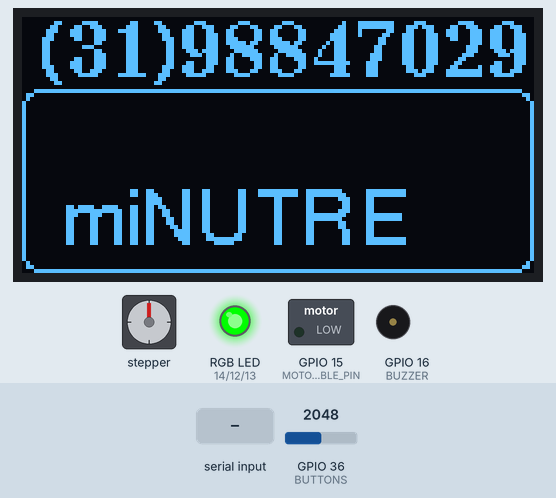
This sketch was run on a simulated ESP32. Parts: 128×64 one-colour display, stepper motor, switched loads named in the sketch (green lamp = pin HIGH), an RGB LED mixed from three pins (HIGH = lit), buzzer (waves = sounding). Inputs (shaded band) come from the test bench; at power-on: GPIO 36 (BUTTONS) = 2048. Stepper angles assume 200 steps per turn; what the sketch prints to the serial monitor is not drawn.

Above: at 14.6 s.
14.7 s: GPIO 36 (BUTTONS) set to 238
16.2 s: GPIO 36 (BUTTONS) set to 212
At 16.3 s:
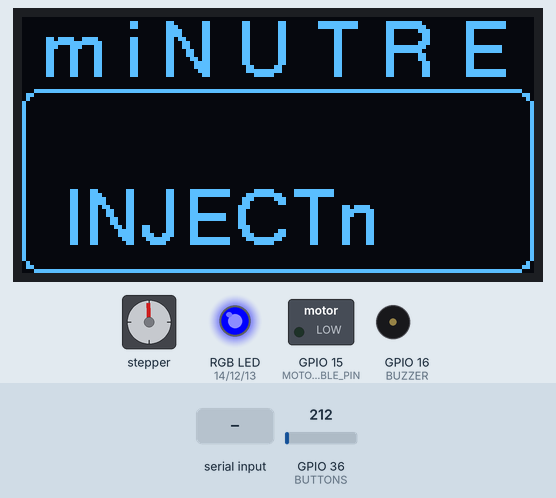
17.9 s: "TF" received over Serial
At 18.16 s:
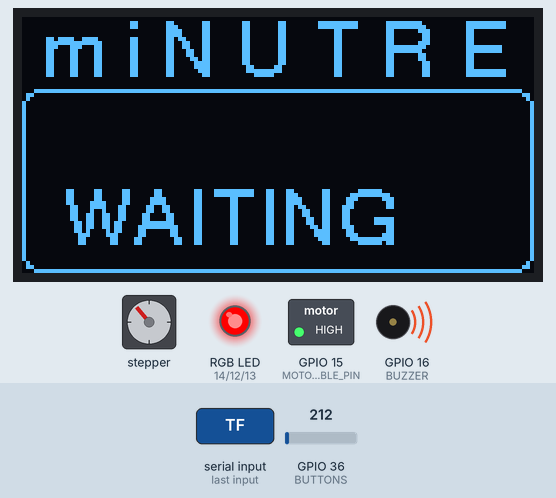
20.1 s: GPIO 36 (BUTTONS) set to 540
At 20.52 s:
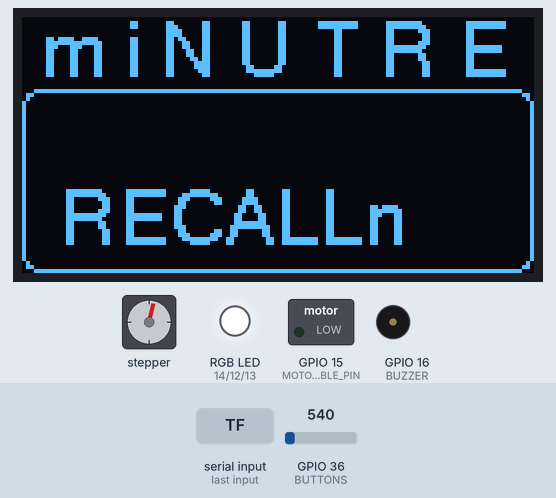
22.7 s: "TO" received over Serial
Timing chart, 0 to 29.1 s (numbered marks = the images above; inputs shaded):
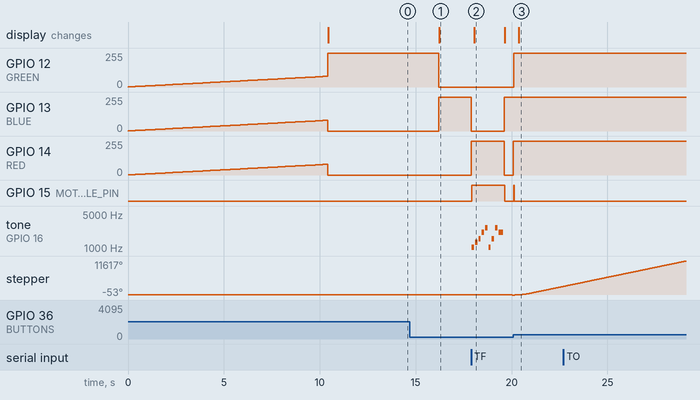

The sketch:

miNutre_Codigo_esp_mottor.ino
```cpp
//  MAQUINA INJETORA DE DIETA VIA SERINGA 60ML

// 10-03-2019
// VERSAO 1.1.0
//mar 2021

#include <AccelStepper.h>
#include <U8g2lib.h>
U8G2_SSD1306_128X64_NONAME_F_HW_I2C u8g2(U8G2_R0, /* reset=*/ U8X8_PIN_NONE, /* clock=*/ 5, /* data=*/ 4);   // ESP32 Thing, HW I2C with pin remapping

const uint8_t logo[] PROGMEM = {
  0x00, 0x00, 0x00, 0x00, 0x00, 0x00, 0x00, 0x00, 0x00, 0x00, 0x00, 0x00, 0x00, 0x00, 0x00, 0x00,
  0x00, 0x00, 0x00, 0x00, 0x00, 0x00, 0x00, 0x00, 0x00, 0x00, 0x00, 0x00, 0x00, 0x00, 0x00, 0x00,
  0x00, 0x00, 0x00, 0x00, 0x00, 0x00, 0x00, 0x00, 0x00, 0x00, 0x00, 0x00, 0x00, 0x00, 0x00, 0x00,
  0x03, 0xff, 0xff, 0xff, 0xff, 0xff, 0xff, 0xff, 0xff, 0xff, 0xff, 0xff, 0xff, 0xff, 0xff, 0xc0,
  0x07, 0xff, 0xff, 0xff, 0xff, 0xff, 0xff, 0xff, 0xff, 0xff, 0xff, 0xff, 0xff, 0xff, 0xff, 0xe0,
  0x07, 0xff, 0xff, 0xff, 0xff, 0xff, 0xff, 0xff, 0xff, 0xff, 0xff, 0xff, 0xff, 0xff, 0xff, 0xe0,
  0x07, 0x00, 0x00, 0x00, 0x00, 0x00, 0x00, 0x00, 0x00, 0x00, 0x00, 0x00, 0x00, 0x00, 0x00, 0x60,
  0x07, 0x00, 0x00, 0x00, 0x00, 0x00, 0x00, 0x00, 0x00, 0x00, 0x00, 0x00, 0x00, 0x00, 0x00, 0x60,
  0x07, 0x00, 0x00, 0x00, 0x00, 0x00, 0x00, 0x00, 0x00, 0x00, 0x00, 0x00, 0x00, 0x00, 0x00, 0x60,
  0x07, 0x00, 0x00, 0x00, 0x00, 0x00, 0x00, 0x00, 0x00, 0x00, 0x00, 0x00, 0x00, 0x00, 0x00, 0x60,
  0x07, 0x00, 0x00, 0x00, 0x00, 0x00, 0x00, 0x00, 0x00, 0x00, 0x00, 0x00, 0x00, 0x00, 0x00, 0x60,
  0x07, 0x00, 0x00, 0x00, 0x00, 0x00, 0x00, 0x00, 0x00, 0x00, 0x00, 0x00, 0x00, 0x00, 0x00, 0x60,
  0x07, 0x00, 0x00, 0x00, 0x00, 0x00, 0x01, 0xfc, 0x00, 0x00, 0x3c, 0x00, 0x00, 0x00, 0x00, 0x60,
  0x07, 0x00, 0x00, 0x00, 0x00, 0x00, 0x1f, 0xfc, 0x00, 0x01, 0xfe, 0x00, 0x00, 0x00, 0x00, 0x60,
  0x07, 0x00, 0x00, 0x00, 0x00, 0x01, 0xff, 0xff, 0xc0, 0x1f, 0xfc, 0x00, 0x00, 0x00, 0x00, 0x60,
  0x07, 0x00, 0x00, 0x00, 0x00, 0x0f, 0xff, 0xff, 0xe0, 0xff, 0xf8, 0x00, 0x00, 0x00, 0x00, 0x60,
  0x07, 0x00, 0x00, 0x00, 0x00, 0xff, 0xff, 0xff, 0xef, 0xff, 0xc0, 0x00, 0x00, 0x00, 0x00, 0x60,
  0x07, 0x00, 0x00, 0xe0, 0x07, 0xff, 0xff, 0xff, 0xff, 0xfc, 0x00, 0x00, 0x00, 0x00, 0x00, 0x60,
  0x07, 0x00, 0x01, 0xf0, 0x3f, 0xff, 0xff, 0xff, 0xff, 0xe0, 0x00, 0x00, 0x1f, 0x00, 0x00, 0x60,
  0x07, 0x00, 0x01, 0xf3, 0xff, 0xff, 0xff, 0xff, 0xfe, 0x00, 0x00, 0x00, 0x60, 0x80, 0x00, 0x60,
  0x07, 0x00, 0x01, 0xff, 0xff, 0xff, 0xff, 0xff, 0xf0, 0x00, 0x00, 0x00, 0xc0, 0x40, 0x00, 0x60,
  0x07, 0x00, 0x01, 0xff, 0xff, 0xff, 0xff, 0xff, 0xf0, 0x00, 0x00, 0x00, 0x9e, 0x20, 0x00, 0x60,
  0x07, 0x00, 0x00, 0xff, 0xff, 0xff, 0xff, 0xff, 0xf0, 0x00, 0x00, 0x01, 0x11, 0x10, 0x00, 0x60,
  0x07, 0x00, 0x00, 0xff, 0xff, 0xff, 0xff, 0xff, 0xf0, 0x00, 0x00, 0x01, 0x11, 0x10, 0x00, 0x60,
  0x07, 0x08, 0x00, 0xff, 0xff, 0xff, 0xff, 0xff, 0xc0, 0x00, 0x00, 0x01, 0x1e, 0x10, 0x00, 0x60,
  0x07, 0x1e, 0x03, 0xff, 0xff, 0xff, 0xff, 0xff, 0xc0, 0x00, 0x00, 0x01, 0x12, 0x10, 0x00, 0x60,
  0x07, 0x3e, 0x3f, 0xff, 0xff, 0xff, 0xff, 0xff, 0xc0, 0x00, 0x00, 0x01, 0x13, 0x10, 0x00, 0x60,
  0x07, 0x3f, 0xff, 0xff, 0xff, 0xff, 0xff, 0xff, 0x80, 0x00, 0x00, 0x00, 0x91, 0x20, 0x00, 0x60,
  0x07, 0x3f, 0xff, 0xff, 0xff, 0xff, 0xff, 0xff, 0x00, 0x00, 0x00, 0x00, 0xc0, 0x60, 0x00, 0x60,
  0x07, 0x1f, 0xff, 0xff, 0xff, 0xff, 0xff, 0xfc, 0x00, 0x00, 0x00, 0x00, 0x60, 0x80, 0x00, 0x60,
  0x07, 0x1f, 0xff, 0xff, 0xff, 0xff, 0xff, 0xc0, 0x00, 0x00, 0x00, 0x00, 0x1f, 0x00, 0x00, 0x60,
  0x07, 0x1f, 0xff, 0xff, 0xff, 0xff, 0xfe, 0x00, 0x00, 0xc0, 0x00, 0x00, 0x00, 0x00, 0x00, 0x60,
  0x07, 0x1f, 0xff, 0xff, 0xff, 0xff, 0xe0, 0x00, 0x03, 0xc0, 0x00, 0x00, 0x00, 0x00, 0x00, 0x60,
  0x07, 0x1f, 0xff, 0xff, 0xff, 0xff, 0x00, 0x00, 0x0f, 0xc0, 0x00, 0x00, 0x00, 0x00, 0x00, 0x60,
  0x07, 0x0f, 0xff, 0xff, 0xff, 0xf0, 0x00, 0x00, 0x3f, 0xc0, 0x00, 0x00, 0x00, 0x00, 0x00, 0x60,
  0x07, 0x0f, 0xff, 0xdf, 0xff, 0x00, 0x00, 0x00, 0x7f, 0xc0, 0x00, 0x00, 0x00, 0x00, 0x00, 0x60,
  0x07, 0x0f, 0xfe, 0x1f, 0xf0, 0x00, 0x00, 0x00, 0x7f, 0xc0, 0x00, 0x00, 0x00, 0x00, 0x00, 0x60,
  0x07, 0x07, 0xe0, 0x0f, 0xc0, 0x00, 0x00, 0x00, 0xff, 0xc0, 0x00, 0x00, 0x00, 0x00, 0x00, 0x60,
  0x07, 0x07, 0xe0, 0x0f, 0xc0, 0x00, 0x00, 0x00, 0xff, 0xc0, 0x00, 0x00, 0x00, 0x00, 0x00, 0x60,
  0x07, 0x07, 0xe0, 0x0f, 0xc0, 0x00, 0x00, 0x00, 0xff, 0xc0, 0x00, 0x00, 0x00, 0x00, 0x00, 0x60,
  0x07, 0x03, 0xc0, 0x07, 0x80, 0x00, 0x00, 0x00, 0xff, 0xc0, 0x00, 0x00, 0x00, 0x00, 0x00, 0x60,
  0x07, 0x01, 0x80, 0x01, 0x00, 0x00, 0x00, 0x00, 0x7f, 0x80, 0x00, 0x00, 0x00, 0x00, 0x00, 0x60,
  0x07, 0x00, 0x00, 0x00, 0x00, 0x00, 0x00, 0x60, 0x3f, 0x00, 0x00, 0x00, 0x00, 0x00, 0x00, 0x60,
  0x07, 0x00, 0x00, 0x00, 0x00, 0x00, 0x01, 0xe0, 0x1e, 0x00, 0x00, 0x00, 0x00, 0x00, 0x00, 0x60,
  0x07, 0x00, 0x00, 0x00, 0x00, 0x00, 0x07, 0xe0, 0x00, 0x06, 0xe3, 0x63, 0x7e, 0xf9, 0xf0, 0x60,
  0x07, 0x00, 0x00, 0x00, 0x00, 0x00, 0x0f, 0xe0, 0x00, 0x06, 0xe3, 0x63, 0x7e, 0xf9, 0xf0, 0x60,
  0x07, 0x00, 0x00, 0x00, 0x00, 0x00, 0x1f, 0xe0, 0x00, 0x00, 0xf3, 0x63, 0x18, 0xdd, 0x80, 0x60,
  0x07, 0x00, 0x00, 0x00, 0x00, 0x00, 0x3f, 0xf0, 0x1f, 0xe6, 0xfb, 0x63, 0x18, 0xdd, 0xf0, 0x60,
  0x07, 0x00, 0x00, 0x00, 0x00, 0x00, 0x3f, 0xf0, 0x1f, 0xf6, 0xdb, 0x63, 0x18, 0xf9, 0xf0, 0x60,
  0x07, 0x00, 0x00, 0x00, 0x00, 0x00, 0x3f, 0xf0, 0x1b, 0x36, 0xcf, 0x63, 0x18, 0xf1, 0x80, 0x60,
  0x07, 0x00, 0x00, 0x00, 0x00, 0x00, 0x3f, 0xe0, 0x1b, 0x36, 0xcf, 0x77, 0x18, 0xf9, 0x80, 0x60,
  0x07, 0x00, 0x00, 0x00, 0x00, 0x00, 0x3f, 0xe0, 0x1b, 0x36, 0xc7, 0x7e, 0x18, 0xdd, 0xf0, 0x60,
  0x07, 0x00, 0x00, 0x00, 0x00, 0x00, 0x1f, 0xc0, 0x1b, 0x36, 0xc3, 0x3e, 0x18, 0xcd, 0xf0, 0x60,
  0x07, 0x00, 0x00, 0x00, 0x00, 0x00, 0x0f, 0x80, 0x00, 0x00, 0x00, 0x00, 0x00, 0x00, 0x00, 0x60,
  0x07, 0x00, 0x00, 0x00, 0x00, 0x00, 0x00, 0x00, 0x00, 0x00, 0x00, 0x00, 0x00, 0x00, 0x00, 0x60,
  0x07, 0x00, 0x00, 0x00, 0x00, 0x00, 0x00, 0x00, 0x00, 0x00, 0x00, 0x00, 0x00, 0x00, 0x00, 0x60,
  0x07, 0x00, 0x00, 0x00, 0x00, 0x00, 0x00, 0x00, 0x00, 0x00, 0x00, 0x00, 0x00, 0x00, 0x00, 0x60,
  0x07, 0x00, 0x00, 0x00, 0x00, 0x00, 0x00, 0x00, 0x00, 0x00, 0x00, 0x00, 0x00, 0x00, 0x00, 0x60,
  0x07, 0xff, 0xff, 0xff, 0xff, 0xff, 0xff, 0xff, 0xff, 0xff, 0xff, 0xff, 0xff, 0xff, 0xff, 0xe0,
  0x07, 0xff, 0xff, 0xff, 0xff, 0xff, 0xff, 0xff, 0xff, 0xff, 0xff, 0xff, 0xff, 0xff, 0xff, 0xe0,
  0x03, 0xff, 0xff, 0xff, 0xff, 0xff, 0xff, 0xff, 0xff, 0xff, 0xff, 0xff, 0xff, 0xff, 0xff, 0xc0,
  0x00, 0x00, 0x00, 0x00, 0x00, 0x00, 0x00, 0x00, 0x00, 0x00, 0x00, 0x00, 0x00, 0x00, 0x00, 0x00,
  0x00, 0x00, 0x00, 0x00, 0x00, 0x00, 0x00, 0x00, 0x00, 0x00, 0x00, 0x00, 0x00, 0x00, 0x00, 0x00,
  0x00, 0x00, 0x00, 0x00, 0x00, 0x00, 0x00, 0x00, 0x00, 0x00, 0x00, 0x00, 0x00, 0x00, 0x00, 0x00,
};

#define STEP_PIN                   0
#define DIRECTION_PIN              2
#define MOTOR_ENABLE_PIN          15
#define PRESSURE_SENSOR           A0
#define BUTTONS                   A0
#define BUZZER                     16
#define BLUE                      13
#define GREEN                     12
#define RED                       14


AccelStepper myStepMotor(AccelStepper::DRIVER, STEP_PIN, DIRECTION_PIN );

char command;
String stringBluetooth;

String MACHINE_NAME = "m i N U T R E";
String RECALL = "RECALLn";
String WAIT   = "WAITING";
String INJECT = "INJECTn";
String START = "STARTIn";
String LOGO = "miNUTRE";

long myStepRevolutions = -1000000;

int preto     [3]  = { 0, 0, 0 };
int dimbranco [3]  = { 30, 30, 30};
int redValue = preto[0];
int greenValue = preto[1];
int blueValue = preto[2];
// VARIAVEIS DE CORES
int nRed = redValue;
int nGreen = greenValue;
int nBlue = blueValue;

int buttonBusStatus = 0;
int isInjecting  = 0;
int isWaiting = 1;
int isRecalling = 0;
int  botI = 1;
int  botR = 0;
int  botP = 0;
int  fcI  = 0;
int  fcR  = 0;
int pressureReading;
int incomingByte = 0;
int PULSE_WIDTH = 3;

int BT01_MIN = 200;
int BT01_MAX = 228;
int BT02_MIN = 240;
int BT02_MAX = 297;
int FDC01_MIN = 500;
int FDC01_MAX = 550;
int FDC02_MIN = 1000;
int FDC02_MAX = 1030;

void setup() {
  Serial.begin(115200);
  setupInOut();
  putMachineInReadyState();
  setupOled();
  printStatusOnSerial();
  drawInit();
  turnOnGreenLight();
  drawLogo();

}

void loop() {

  bluetoothCommandsListener();
  readComponentStatus();
  checkPressedButtons();
  checkBluetoothCommands();
  readInjectionPressure() ;
  //M O C K

  if (Serial.available() > 0) {
    // read the incoming byte:
    incomingByte = Serial.read();

    // say what you got:
    Serial.print("I received: ");
    Serial.println(incomingByte);

    if (incomingByte == 49) {
      startInjection() ;
    } else  if (incomingByte == 50) {
      stopInjectionAndPickup() ;
    } else  if (incomingByte == 48) {
      stopMachine() ;
    }
  }
  //M O C K
  myStepMotor.run();
}


void startInjection() {
  Serial.println("startInjection");
  settingInjectionStatus();
  turnOnBlueLight();
  drawInjet();
  settingInjectionMotor();
  stringBluetooth = "";
  printStatusOnSerial();
}

void stopInjectionAndPickup() {
  Serial.println("stopInjectionAndPickup");
  turnOnVioletLight();
  drawWait();
  settingStopRecallStatus();
  settingWaitMotor();
  printStatusOnSerial();
  pickupRecall();
}

void pickupRecall() {
  Serial.println("pickupRecall");
  settingRecallStatus();
  turnOnWhiteLight();
  drawRecall();
  settingRecallMotor();
  printStatusOnSerial();
}

void stopMachine() {
  Serial.println(" stopMachine");
  turnOnRedLight();
  drawWait();
  settingWaitStatus();
  settingWaitMotor();
  printStatusOnSerial();
  playHappyMelody();
}

void pressurePanic() {
  Serial.println(" pressurePanic");
  Serial.println("a pressão atingiu niveis alarmantes");
  turnOnRedLight();
  drawLogo();
  settingWaitStatus();
  settingWaitMotor();
  playImperialMarch();
  printStatusOnSerial();
}

void backALitle() {
  Serial.println("backALitle");
  turnOnGreenLight();
  drawLogo();
  settingWaitStatus();
  settingBackLittleMotor();
  delay(1000);
  drawWait();
  printStatusOnSerial();

}

void colorCrossFade(int cor[3]) {
  int R = (cor[0] * 255) / 100;
  int G = (cor[1] * 255) / 100;
  int B = (cor[2] * 255) / 100;
  int sweepRed = calcColorSweep(nRed, R);
  int sweepGreen = calcColorSweep(nGreen, G);
  int sweepBlue = calcColorSweep(nBlue, B);

  for (int i = 0; i <= 1020; i++) {
    redValue = calculateValue(sweepRed, redValue, i);
    greenValue = calculateValue(sweepGreen, greenValue, i);
    blueValue = calculateValue(sweepBlue, blueValue, i);
    analogWrite(RED, redValue);   // Write current valorues to LED pins
    analogWrite(GREEN, greenValue);
    analogWrite(BLUE, blueValue);
    delay(10);
  }
  nRed = redValue;
  nGreen = greenValue;
  nBlue = blueValue;
  delay(0);
}

int calcColorSweep(int previousValue, int finalValue) {
  int sweep = finalValue - previousValue;
  if (sweep) {
    sweep = 1020 / sweep;
  }
  return sweep;
}

int calculateValue(int sweep, int valor, int i) {
  if ((sweep) && i % sweep == 0) {
    if (sweep > 0) {
      valor += 1;
    }
    else if (sweep < 0) {
      valor -= 1;
    }
  }

  if (valor > 255) {
    valor = 255;
  }
  else if (valor < 0) {
    valor = 0;
  }
  return valor;
}

void turnOnGreenLight() {
  digitalWrite(GREEN, 255);
  digitalWrite(RED, 0);
  digitalWrite(BLUE, 0);
}
void turnOnRedLight() {
  digitalWrite(GREEN, 0);
  digitalWrite(RED, 255);
  digitalWrite(BLUE, 0);
}
void turnOnBlueLight() {
  digitalWrite(GREEN, 0);
  digitalWrite(RED, 0);
  digitalWrite(BLUE, 255);
}

void turnOnVioletLight() {
  digitalWrite(GREEN, 0);
  digitalWrite(RED, 255);
  digitalWrite(BLUE, 255);
}

void turnOnWhiteLight() {
  digitalWrite(GREEN, 255);
  digitalWrite(RED, 255);
  digitalWrite(BLUE, 255);
}

// THE IMPERIAL MARCH - John Williams
void playImperialMarch() {
  tone(BUZZER, 1500);
  delay(500);
  noTone(BUZZER);
  delay(50);
  tone(BUZZER, 1500);
  delay(500);
  noTone(BUZZER);
  delay(50);
  tone(BUZZER, 1500);
  delay(500);
  noTone(BUZZER);
  delay(50);
  tone(BUZZER, 1200);
  delay(250);
  tone(BUZZER, 1850);
  delay(250);
  noTone(BUZZER);
  delay(50);
  tone(BUZZER, 1500);
  delay(500);
  noTone(BUZZER);
  delay(50);
  tone(BUZZER, 1200);
  delay(250);
  tone(BUZZER, 1850);
  delay(250);
  tone(BUZZER, 1500);
  delay(500);
  noTone(BUZZER);
  delay(500);
  ///////////////////
  tone(BUZZER, 2220);
  delay(500);
  noTone(BUZZER);
  delay(50);
  tone(BUZZER, 2220);
  delay(500);
  noTone(BUZZER);
  delay(50);
  tone(BUZZER, 2220);
  delay(500);
  tone(BUZZER, 2369);
  delay(250);
  tone(BUZZER, 1850);
  delay(250);
  noTone(BUZZER);
  delay(50);
  tone(BUZZER, 1500);
  delay(500);
  noTone(BUZZER);
  delay(50);
  tone(BUZZER, 1200);
  delay(250);
  tone(BUZZER, 1850);
  delay(250);
  tone(BUZZER, 1500);
  delay(500);
  noTone(BUZZER);
}

void playHappyMelody() {
  tone(BUZZER, 1046);
  delay(125);
  noTone(BUZZER);
  delay(50);
  tone(BUZZER, 1318);
  delay(125);
  noTone(BUZZER);
  delay(50);
  tone(BUZZER, 1567);
  delay(125);
  noTone(BUZZER);
  delay(50);
  tone(BUZZER, 2093);
  delay(125);
  noTone(BUZZER);
  delay(50);
  tone(BUZZER, 2637);
  delay(125);
  noTone(BUZZER);
  delay(50);
  tone(BUZZER, 1046);
  delay(125);
  noTone(BUZZER);
  delay(50);
  tone(BUZZER, 1567);
  delay(125);
  noTone(BUZZER);
  delay(50);
  tone(BUZZER, 2637);
  delay(125);
  noTone(BUZZER);
  delay(50);
  tone(BUZZER, 2093);
  delay(250);
  noTone(BUZZER);
  delay(50);
}

void drawInit() {
  u8g2.firstPage();
  do {
    u8g2.setFont(u8g2_font_ncenB14_tr);
    u8g2.drawStr( 5, 15, "(31)988470290");
    u8g2.setFont(u8g2_font_helvR14_tr);
    u8g2.drawStr( 10, 57, START.c_str());
    //frame
    u8g2.drawRFrame(0, 18, 128, 46, 4);
  } while ( u8g2.nextPage() );
}

void drawInjet() {
    u8g2.firstPage();
    do {
      u8g2.setFont(u8g2_font_helvR14_tr);
      u8g2.drawStr( 5, 15, MACHINE_NAME.c_str());
      u8g2.setFont(u8g2_font_helvR14_tr);
      u8g2.drawStr( 10, 57, INJECT.c_str());
      //frame
      u8g2.drawRFrame(0, 18, 128, 46, 4);
    } while ( u8g2.nextPage() );
}

void drawRecall() {
    u8g2.firstPage();
    do {
      u8g2.setFont(u8g2_font_helvR14_tr);
      u8g2.drawStr( 5, 15, MACHINE_NAME.c_str());
      u8g2.setFont(u8g2_font_helvR14_tr);
      u8g2.drawStr( 10, 57, RECALL.c_str());
      //frame
      u8g2.drawRFrame(0, 18, 128, 46, 4);
    } while ( u8g2.nextPage() );
}

void drawWait() {
    u8g2.firstPage();
    do {
      u8g2.setFont(u8g2_font_helvR14_tr);
      u8g2.drawStr( 5, 15, MACHINE_NAME.c_str());
      u8g2.setFont(u8g2_font_helvR14_tr);
      u8g2.drawStr( 10, 57, WAIT.c_str());
      //frame
      u8g2.drawRFrame(0, 18, 128, 46, 4);
    } while ( u8g2.nextPage() );
}

void drawLogo() {

  u8g2.firstPage();
  do {
    u8g2.setFont(u8g2_font_ncenB14_tr);
    u8g2.drawStr( 5, 15, "(31)988470290");
    u8g2.setFont(u8g2_font_helvR14_tr);
    u8g2.drawStr( 10, 57, LOGO.c_str());
    //frame
    u8g2.drawRFrame(0, 18, 128, 46, 4);
  } while ( u8g2.nextPage() );
  delay(3000);
}

void bluetoothCommandsListener() {

    if (Serial.available() > 0) {
      stringBluetooth = "";
    }

    while (Serial.available() > 0) {
      command = ((byte)Serial.read());

      if (command == ':') {
        Serial.println("Parando");
        break;
      } else {
        stringBluetooth += command;
      }
      delay(1);
    }

}

void setupOled() {

  u8g2.begin();
  u8g2.clearBuffer();
  u8g2.setFont(u8g2_font_helvR14_tr);
  u8g2.setCursor(0, 24);
  u8g2.print("Hello!");
  u8g2.sendBuffer();
  delay(100);

}

void setupInOut() {
//  pinMode(PRESSURE_SENSOR, INPUT);
  pinMode(BUTTONS, INPUT);
  pinMode(BLUE, OUTPUT) ;
  pinMode(GREEN, OUTPUT);
  pinMode(RED, OUTPUT);
  pinMode(BUZZER, OUTPUT);
  pinMode(MOTOR_ENABLE_PIN, OUTPUT);

}


void readComponentStatus() {
  buttonBusStatus   = analogRead(BUTTONS);
}

void checkPressedButtons() {
//    Serial.print("My status = ");
//    Serial.println(buttonBusStatus);

  //BOTAO VERDE INICIAR
  if (buttonBusStatus >= BT01_MIN && buttonBusStatus < BT01_MAX ) {
    if (isInjecting == 0 && isWaiting == 1 && isRecalling == 0
        && botI == 1 && botR == 0 && botP == 0 && fcI == 0 && fcR == 0 ) {
      startInjection();
    }
  }
  //BOTAO VERMELHO PARAR
  else    if (buttonBusStatus >= BT02_MIN && buttonBusStatus < BT02_MAX) { //>=220 && buttonBusStatus<240
    if (isInjecting == 1 && isWaiting == 0 && isRecalling == 0) {
      stopMachine();
    }
  }
  //FIM RECOLHIMENTO
  else   if (buttonBusStatus >= FDC02_MIN &&  buttonBusStatus < FDC02_MAX) { //buttonBusStatus >=670
    if (isInjecting == 0 && isWaiting == 0 && isRecalling == 1
        && botI == 0 && botR == 0 && botP == 0 && fcI == 0 && fcR == 1) {
      stopMachine();
    }
  }
  //FIM INJECAO
  else  if (buttonBusStatus >= FDC01_MIN && buttonBusStatus < FDC01_MAX) {
    if (isInjecting == 1 && isWaiting == 0 && isRecalling == 0
        && botI == 0 && botR == 0 && botP == 1 && fcI == 1 && fcR == 0) {
      stopInjectionAndPickup();
    }
  }
}

void checkBluetoothCommands() {
  if (stringBluetooth == "TO") {
    if (isInjecting == 0 && isWaiting == 1 && isRecalling == 0
        && botI == 1 && botR == 0 && botP == 0 && fcI == 0 && fcR == 0 ) {
      Serial.println("SE DA BLUETOOTH INI INJE ");
      startInjection();
    }
  } else if (stringBluetooth == "TF") {
    //COLOCAR UM BOOLEANO AQUI
    if (isInjecting == 1 && isWaiting == 0 && isRecalling == 0) {
      Serial.println("SE DA BLUETOOTH PARA INJE ");

      stopMachine();
    }
  }
}


void printStatusOnSerial() {
  if (isRecalling == 1) {
    Serial.println("Maquina esta Recolhendo");
    String message = (String)  "EI=" + isInjecting + " EA=" + isWaiting + " ER=" + isRecalling + " BI=" + botI + " bR=" + botR + " bP=" + botP + " FCI=" + fcI + " FCR=" + fcR;
    Serial.println(message );
  }
  if (isInjecting == 1) {
    Serial.println("Maquina esta Injetando");
    String message = (String) "EI=" + isInjecting + " EA=" + isWaiting + " ER=" + isRecalling + " BI=" + botI + " bR=" + botR + " bP=" + botP + " FCI=" + fcI + " FCR=" + fcR;
    Serial.println(message );
  }
  if (isWaiting == 1) {
    Serial.println("Maquina esta Aguardando");
    String message = (String)  "EI=" + isInjecting + " EA=" + isWaiting + " ER=" + isRecalling + " BI=" + botI + " bR=" + botR + " bP=" + botP + " FCI=" + fcI + " FCR=" + fcR;
    Serial.println(message );
  }
}


void settingInjectionStatus() {
  isInjecting  = 1;
  isWaiting = 0;
  isRecalling = 0;
  botI = 0;
  botR = 0;
  botP = 1;
  fcI  = 1;
  fcR  = 0;
}
void settingRecallStatus() {
  isInjecting  = 0;
  isWaiting = 0;
  isRecalling = 1;
  botI = 0;
  botR = 0;
  botP = 0;
  fcI  = 0;
  fcR  = 1;
}
void settingStopRecallStatus() {
  isInjecting  = 0;
  isWaiting = 1;
  isRecalling = 0;
  botI = 0;
  botR = 1;
  botP = 0;
  fcI  = 0;
  fcR  = 1;
}

void settingWaitStatus() {
  isInjecting  = 0;
  isWaiting = 1;
  isRecalling = 0;
  botI = 1;
  botR = 0;
  botP = 0;
  fcI  = 0;
  fcR  = 0;
}

void putMachineInReadyState() {
  myStepMotor.setMinPulseWidth(PULSE_WIDTH);
  myStepMotor.setPinsInverted(false, false);
  myStepMotor.setPinsInverted(true, true);
  myStepMotor.moveTo(0);
  myStepMotor.enableOutputs();
  colorCrossFade(dimbranco);
  Serial.print("Maquina inicializada\n\n");
}

void settingInjectionMotor() {
  digitalWrite(MOTOR_ENABLE_PIN, LOW);
  myStepMotor.setMinPulseWidth(PULSE_WIDTH);
  myStepMotor.setMaxSpeed(15);
  myStepMotor.setSpeed(15);
  myStepMotor.setAcceleration(15);//Novo
  myStepMotor.moveTo(-myStepRevolutions);
  myStepMotor.disableOutputs();
}

void settingRecallMotor() {
  digitalWrite(MOTOR_ENABLE_PIN, LOW);
  myStepMotor.setMinPulseWidth(PULSE_WIDTH);
  myStepMotor.setMaxSpeed(1000);
  myStepMotor.setSpeed(1000);
  myStepMotor.setAcceleration(1000);
  myStepMotor.moveTo(myStepRevolutions);
}

void settingWaitMotor() {
  myStepMotor.move(0);
  myStepMotor.disableOutputs();
  digitalWrite(MOTOR_ENABLE_PIN, HIGH);
}

void settingBackLittleMotor() {
  myStepMotor.move(-10);
}

void readInjectionPressure() {
  //  pressureReading = analogRead(PRESSURE_SENSOR);
  //  Serial.print("Pressao ");
  //  Serial.println(pressureReading);
  // Diversos limiares
  //    if (pressureReading < 10) {}
  //    else if (pressureReading < 200) {}
  //    else if (pressureReading < 500) {}
  //    else if (pressureReading < 600) {}
  //    else {
  //      Serial.println(" - PANIC");
  //      pressurePanic();
  //    }
}

//ONLINE IMAGE TO C ARRAY https://littlevgl.com/image-to-c-array

//SUPRIMIDOS
//CASO BOTAO AZUL RECOLHER APERTADO
//  else if (buttonBusStatus >=160 && buttonBusStatus<170){ >=160 && buttonBusStatus<170
//      if(isInjecting == 0 && isWaiting ==1 && isRecalling== 0
//      && botI==0 && botR==1 && botP==0 && fcI==0 && fcR==1){
//          pickupRecall();
//        }
//    }


//    T A B E L A   V E R D A D E   d o  S T A T U S da maquina
//
//  LEGENDA : Esta Injetando = EI  Esta Aguardando = EA   Esta Recolhendo = ER
//
// _______________________________  EI  | EA  | ER
// (00) ESTADO INICIAL DA MAQUINA |  0  |  1  |  0  |
//__________________________________________________|
// (01) INICIAR INJECAO           |  1  |  0  |  0  |
//__________________________________________________|
// (02) FIM CURSO ACABOU INJECAO  |  0  |  1  |  0  |
//__________________________________________________|
// (03) RECOLHER CURSOR           |  0  |  0  |  1  |
//__________________________________________________|
// (04) FIM CURSO RECOLHIMENTO    |  0  |  1  |  0  |
//__________________________________________________|
// (05) PARAR MAQUINA            |  0  |  1  |  0  |
//__________________________________________________|
```

Measured:
- the behaviour switches between 228 and 227 on GPIO 36 (BUTTONS) (found by bisection; images 0 and 1)
- after the input at 14.7 s, every drawn part: stays the same
- after the input at 16.2 s, GPIO 12 (GREEN): 255/255 → 0/255 at once; GPIO 13 (BLUE): 0/255 → 255/255 at once; stepper: keeps turning counter-clockwise at about 25°/s, starting at once; the display: changes at once (image 1)
- after the input at 17.9 s, GPIO 13 (BLUE): 255/255 → 0/255 at once, → 255/255 1.7 s later; GPIO 14 (RED): 0/255 → 255/255 at once, → 0/255 1.7 s later
- after the input at 20.1 s, GPIO 12 (GREEN), GPIO 14 (RED): 0/255 → 255/255 at once; GPIO 15 (MOTOR_ENABLE_PIN): LOW → HIGH at once, → LOW 0.03 s later; the display: changes after 0.28 s (image 3)
